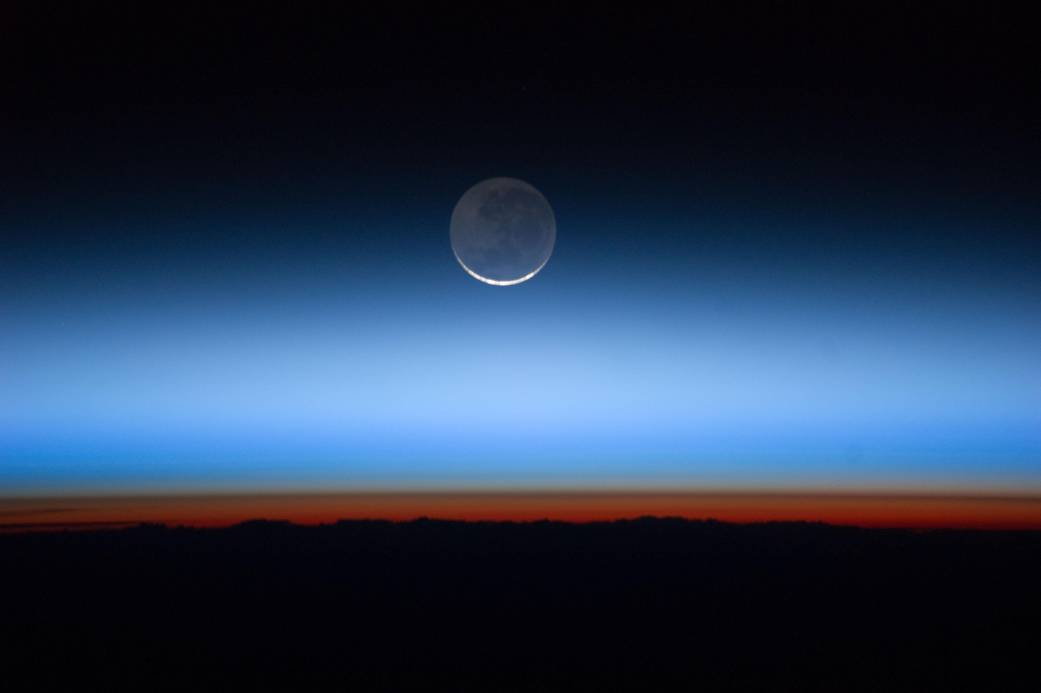
#> input picture Testing/Images/Atmosfera.jpg, 1041 x 693 px
$ python -i divide_img.py   (imports and definitions only)
#> lines starting #> are read from the running program, lines starting #| are printed output that depends on the picture
import cv2
import numpy as np
from fastapi.responses import JSONResponse
import os
from scipy.ndimage import zoom


# [65 lines left out: functions divide, merge, not called in this run]


# [24 lines of commented-out code are left out]


def reduce_components(image_path):
#> called with image_path = '../../Testing/Images/Atmosfera.jpg'
    img = cv2.imread(image_path, cv2.IMREAD_COLOR)
#> img is the input picture: shape (693, 1041, 3); mean B, G, R 77.9, 54, 37.1
    height, width, channels = img.shape
#> height = 693; width = 1041; channels = 3
    resize_height = height//2
#> resize_height = 346
    resize_width = width//2
#> resize_width = 520
    img_yuv = cv2.cvtColor(img, cv2.COLOR_BGR2YCrCb)
#> img_yuv: shape (693, 1041, 3); mean of channels 0, 1, 2 51.6, 117.6, 142.9
    y, cb, cr = cv2.split(img_yuv)
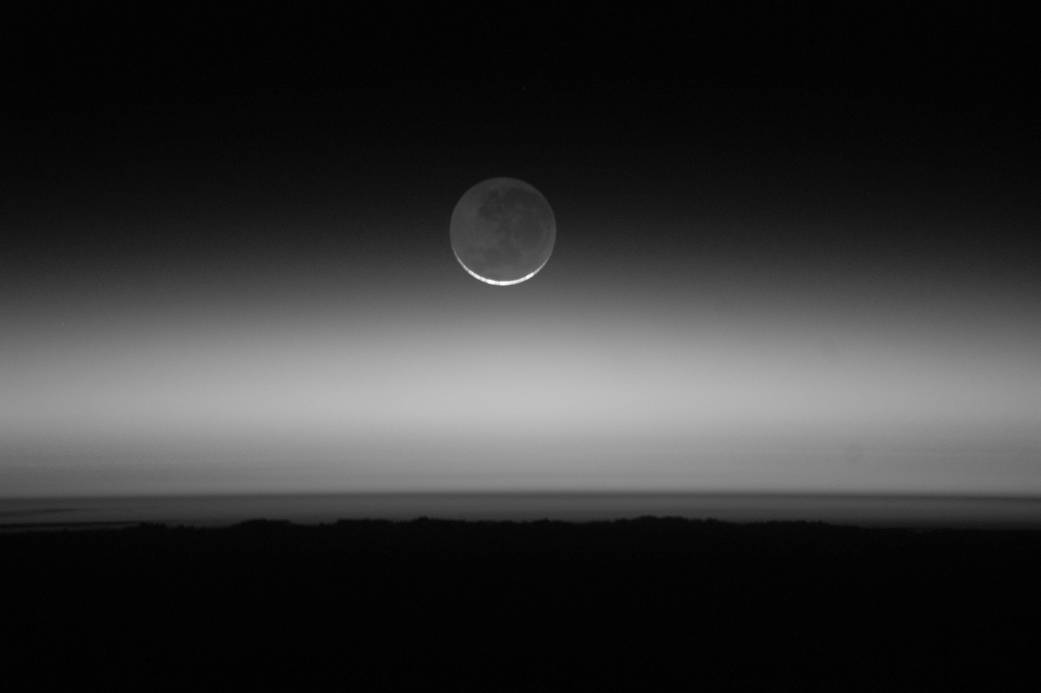
#> y: shape (693, 1041); min 0, max 255, mean 51.6
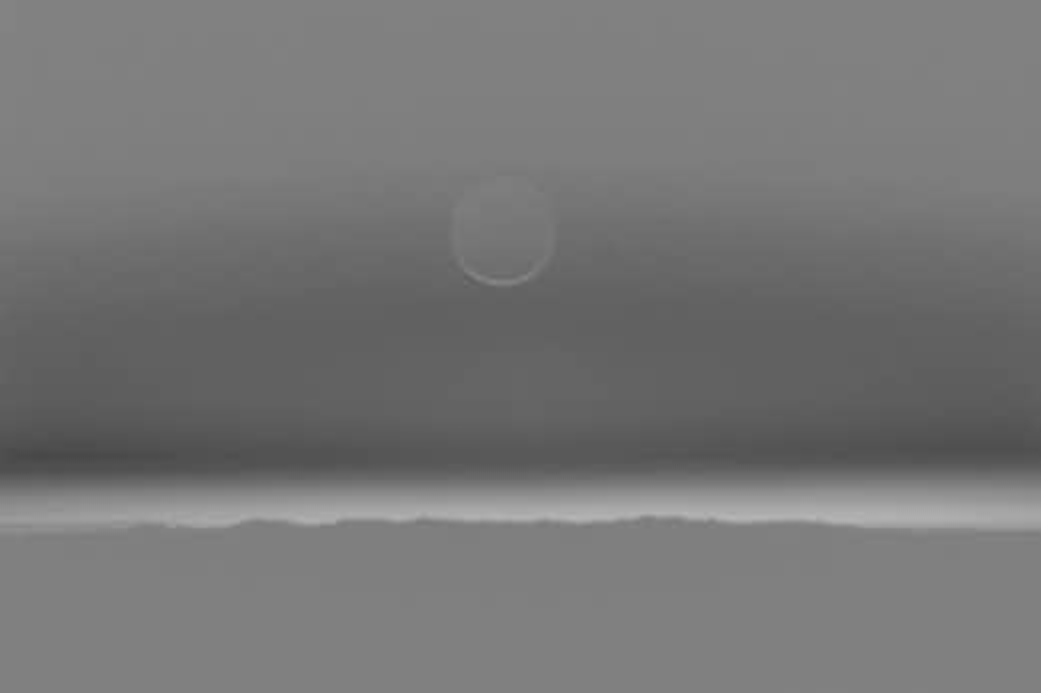
#> cb: shape (693, 1041); min 72, max 182, mean 117.6
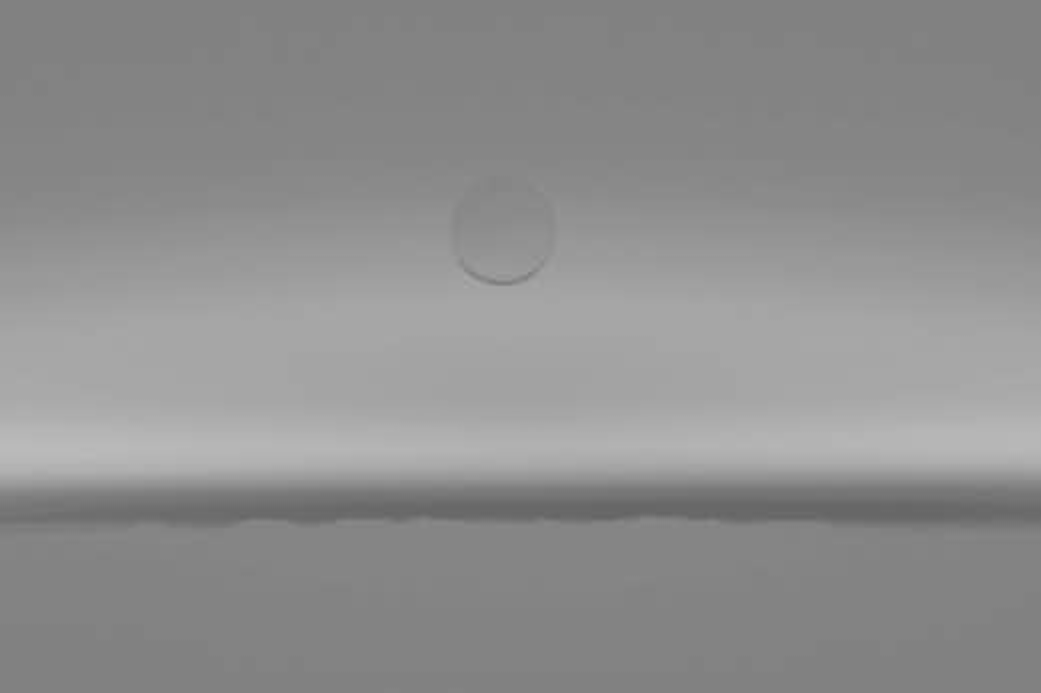
#> cr: shape (693, 1041); min 100, max 186, mean 142.9

    # Reducir la componente Cb
    cb_redux = cv2.resize(cb, (resize_width, resize_height),
                          interpolation=cv2.INTER_CUBIC)
    # Aplicar antialiasing
    cb_redux_smooth = cv2.GaussianBlur(cb_redux, (3, 3), 0)

    # Reducir la componente Cr
    cr_redux = cv2.resize(cr, (resize_width, resize_height),
                          interpolation=cv2.INTER_CUBIC)
    # Aplicar antialiasing
    cr_redux_smooth = cv2.GaussianBlur(cr_redux, (3, 3), 0)

    # Guardar las imagenes resultantes
    carpeta_save = os.path.dirname(image_path) + "/ImgYCbCr/"
    cv2.imwrite(carpeta_save + "componente-cb-min-blur.bmp", cb_redux_smooth)
    cv2.imwrite(carpeta_save + "componente-cr-min-blur.bmp", cr_redux_smooth)

    return carpeta_save + "componente-cb-min-blur.bmp", carpeta_save + "componente-cr-min-blur.bmp"

>>> result = reduce_components('../../Testing/Images/Atmosfera.jpg')
